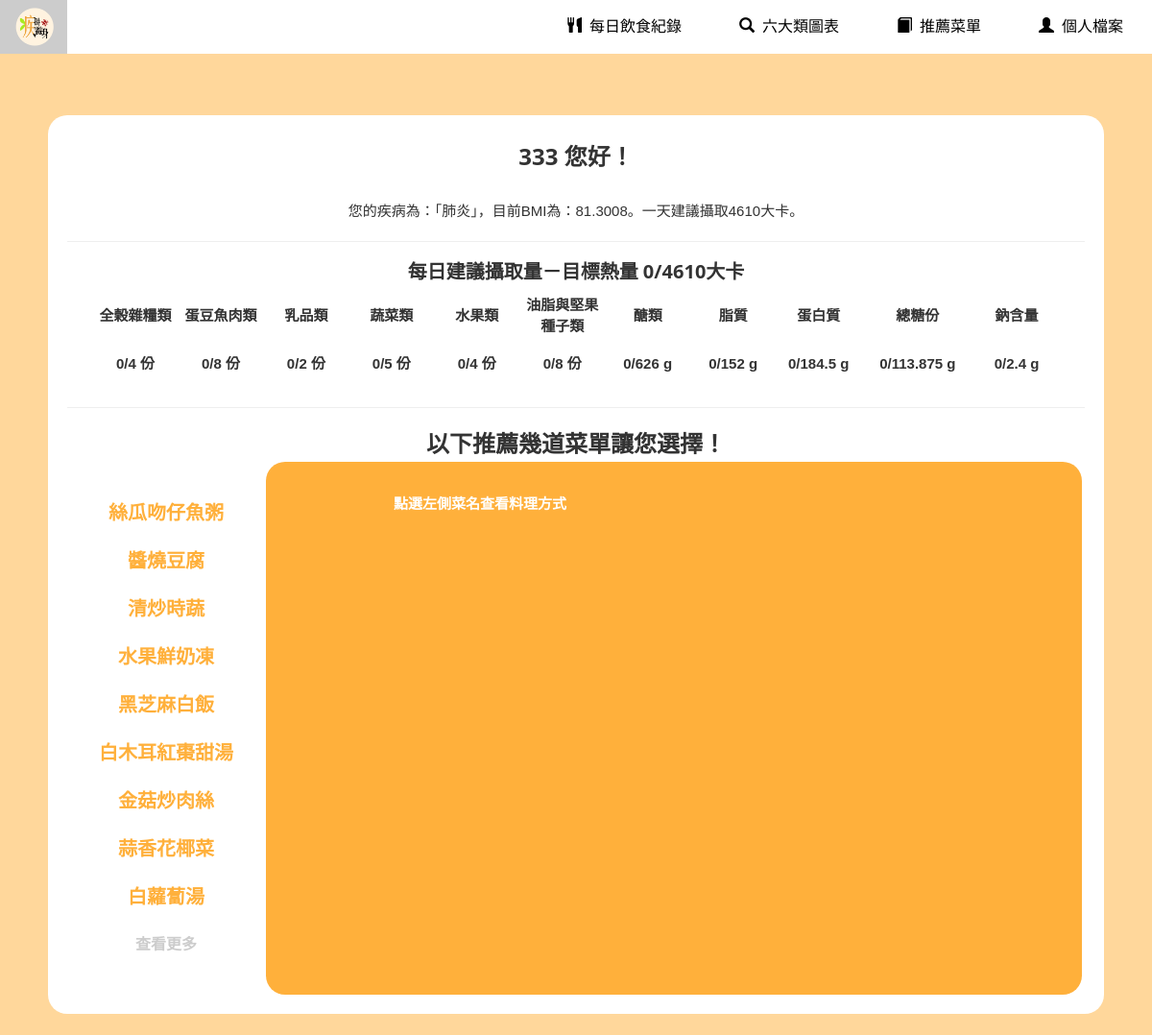
/menu_old.php (signed in), run on an earlier commit of the app's database.
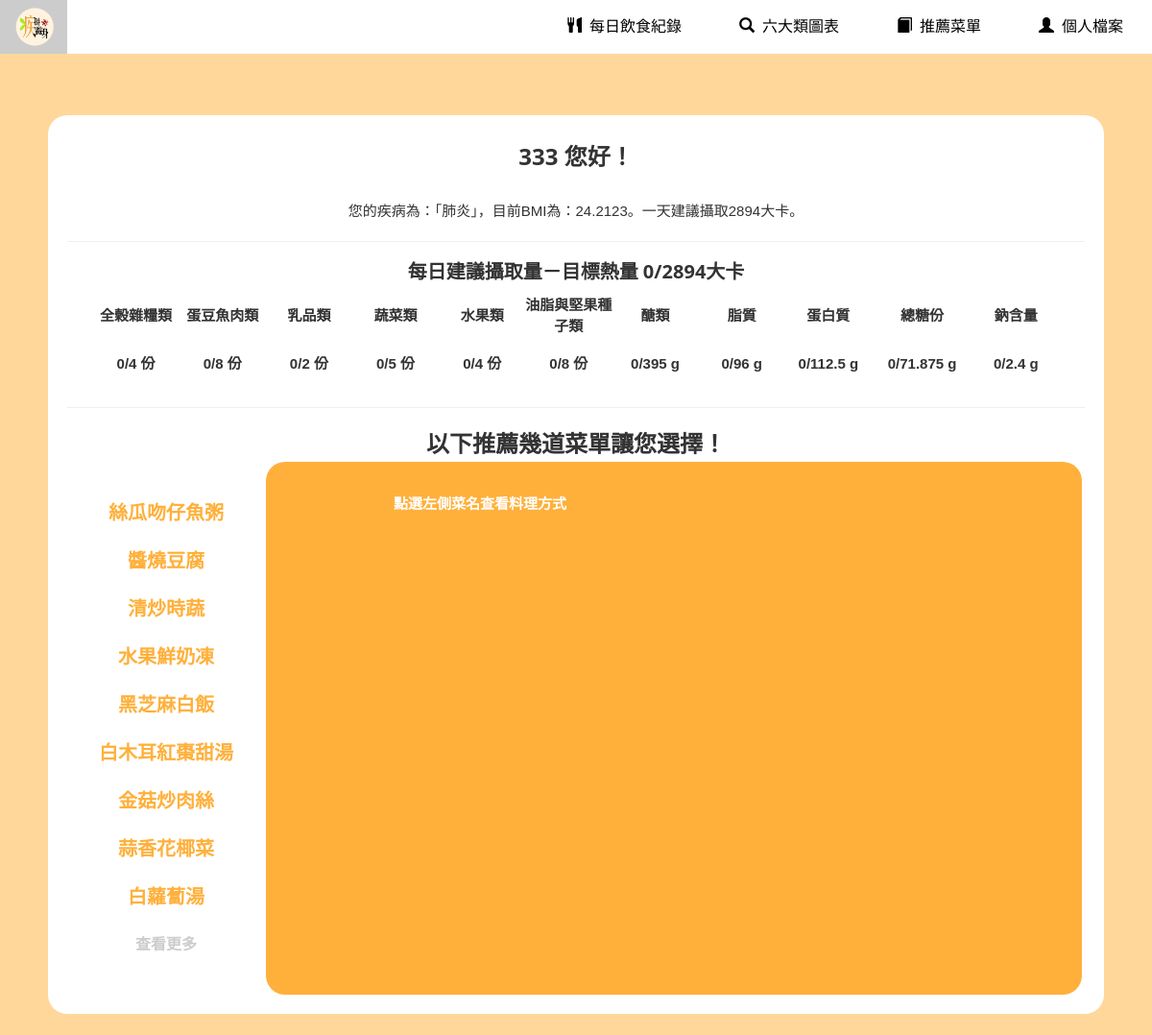
And on a later commit of the database.
### tables this page shows
CREATE TABLE `user` (
  `ID` int(11) NOT NULL,
  `userid` varchar(10) NOT NULL,
  `password` varchar(100) NOT NULL,
  `name` text NOT NULL,
  `gender` varchar(11) NOT NULL,
  `date` date NOT NULL,
  `age` int(11) NOT NULL,
  `height` float NOT NULL,
  `weight` float NOT NULL,
  `BMI` float NOT NULL,
  `sport` text NOT NULL,
  `disease` varchar(10) NOT NULL,
  `disease2` varchar(10) NOT NULL,
  `disease3` varchar(10) NOT NULL,
  `disease4` varchar(10) NOT NULL,
  `disease5` varchar(10) NOT NULL,
  `disease6` varchar(10) NOT NULL,
  `disease7` varchar(10) NOT NULL
);

### menu_decide.php (called while the page is built, shortened)
<?php
    $now_category=array(0,0,0,0,0,0);
    $now_cal=0;
    $now_glyco=0;
	$now_fat=0;
	$now_protein=0;
    $now_suger=0;
    $now_sodium=0;
?>

### menu_old.php (the view, shortened to what this page needs)
<?php
	include("configure.php");
	$link = new PDO('mysql:host=' . $hostname . ';dbname=' . $database . ';charset=utf8', $username, $password);
	if ($_SESSION['userID'] == null) {
		echo "<script>alert('請先登入唷！')</script>";
		echo "<meta http-equiv=REFRESH CONTENT=0;url='user_login.php'>";
	} else {
		$userID=$_SESSION['userID'];
		$query = "SELECT * FROM `user` WHERE `userID`='$userID'";
		$result = $link->query($query);
		foreach ($result as $row) {
			$userID = $row["userid"];
			$Name = $row["name"];
		}
	}
?>
<!DOCTYPE html>
<html>
<head>
<link rel="stylesheet" href="css/bootstrap-3.3.7.css" type="text/css">
<link rel="stylesheet" href="css/w3.css">
<link rel="stylesheet" href="css/mine.css">
<link rel="stylesheet" href="https://cdnjs.cloudflare.com/ajax/libs/font-awesome/4.7.0/css/font-awesome.min.css">
</head>
<body class="bgimg-1">
<?php include("header.php"); ?>
<div class="container1">
<?php
    $query = "SELECT * FROM `user` WHERE `userID`='$userID'";
	$result = $link->query($query);
	foreach ($result as $row) {
        $user_weight = $row["weight"];
		$user_BMI = $row["BMI"];
		$user_disease = $row["disease"];
	}
	function function_category($user_cal){
		if($user_cal<1500){
			$goal_category=array(1.5,3,1.5,3,2,4);
		}
		else if($user_cal<1800){
			$goal_category=array(2.5,4,1.5,3,2,4);
		}
		else if($user_cal<2000){
			$goal_category=array(3,5,1.5,3,2,5);
		}
		else if($user_cal<2200){
			$goal_category=array(3,6,1.5,4,3,6);
		}
		else if($user_cal<2500){
			$goal_category=array(3.5,6,1.5,4,3.5,6);
		}
		else if($user_cal<2700){
			$goal_category=array(4,7,1.5,5,4,7);
		}
		else{
			$goal_category=array(4,8,2,5,4,8);
		}
	}
	function function_goal($user_cal){
		$goal_glyco=($user_cal*0.55)/4;
		$goal_glyco=round($goal_glyco);
		$goal_fat=($user_cal*0.3)/9;
		$goal_fat=round($goal_fat);
		$goal_suger=($user_cal*0.1)/4;
		$goal_sodium=2.4;
	}
	if($user_disease=="肺炎"){
		$goal_protein=$user_weight*1.5;
	}
	$user_goal_cal=$goal_glyco*4+$goal_fat*9+$goal_protein*4;
	include("menu_decide.php");
    echo "<h3><b>".$Name." 您好！</b></h3><br>
	您的疾病為：「";
	echo $user_disease;
	echo "」，目前BMI為：".$user_BMI."。一天建議攝取".$user_goal_cal."大卡。<br>
    <hr><h4><b>每日建議攝取量－目標熱量 $now_cal/".$user_goal_cal."大卡</b></h4>
	<table width='95%'>
	<tr>
	<td><b>全榖雜糧類</b></td>
	<td><b>蛋豆魚肉類</b></td>
	<td><b>乳品類</b></td>
	<td><b>蔬菜類</b></td>
	<td><b>水果類</b></td>
	<td><b>油脂與堅果種子類</b></td>
	<td><b>醣類</b></td>
	<td><b>脂質</b></td>
	<td><b>蛋白質</b></td>
	<td><b>總糖份</b></td>
	<td><b>鈉含量</b></td>
	</tr>
	<tr>
	<td><b>$now_category[0]/$goal_category[0] 份</b></td>
	<td><b>$now_category[1]/$goal_category[1] 份</b></td>
	<td><b>$now_category[2]/$goal_category[2] 份</b></td>
	<td><b>$now_category[3]/$goal_category[3] 份</b></td>
	<td><b>$now_category[4]/$goal_category[4] 份</b></td>
	<td><b>$now_category[5]/$goal_category[5] 份</b></td>
	<td><b>$now_glyco/$goal_glyco g</b></td>
	<td><b>$now_fat/$goal_fat g</b></td>
	<td><b>$now_protein/$goal_protein g</b></td>
	<td><b>$now_suger/$goal_suger g</td><b>
	<td><b>$now_sodium/$goal_sodium g</b></td>
	</tr>
	</table>
	<hr>
	<b><font size='5'>以下推薦幾道菜單讓您選擇！</font></b><br>";
?>
	<div class="box" id="left">
		<table width="200">
			<?PHP
				$link = new PDO('mysql:host=' . $hostname . ';dbname=' . $database . ';charset=utf8', $username, $password);
				$query = "SELECT count(dishID) FROM t_menugetid ";
				$result = $link->query($query);
				$count = $result->fetchColumn();
				if($count==0){
					$query = "SELECT DISTINCT recipe.dishID,dish.dishname,dish.method FROM recipe INNER JOIN dish on recipe.dishID = dish.ID LIMIT 9";
					$result = $link->query($query);
					foreach ($result as $row){
						$dishID = $row['dishID'];
						$dishname = $row['dishname'];
						$method = $row['method'];
						echo '<tr>'.
						'<td class="dish" onClick="showtitle(event);" title="'.nl2br($method).'" id="'.$dishID.'">'.$dishname.'</td></tr>';
					}
				}
			?>
		<tr><td class="check"><a href="menu_button.php">查看更多</a></td></tr>
		</table>
	</div>
	<div class="container2">
		<div class="box" id="right">
			<b>點選左側菜名查看料理方式</b><br><br>
				<div id="getdish">&nbsp;</div>
				<div class="get" id="gettitle">&nbsp;</div>
			</div>
			<div class="box" id="right">
				<div class="get" id="getid"><br></div>
			</div>
		</div>
	</div>
<br>
</body>
</html>

### header.php (shortened to what this page needs)
<!DOCTYPE html>
<html>
<head>
<link rel="stylesheet" href="css/bootstrap-3.3.7.css" type="text/css">
<link rel="stylesheet" href="css/w3.css">
<link rel="stylesheet" href="https://cdnjs.cloudflare.com/ajax/libs/font-awesome/4.7.0/css/font-awesome.min.css">
</head>
<body>
<div class="w3-top">
  <div class="w3-white w3-card" id="myNavbar">
    <div class="w3-button"  style="position:absolute; left:0px;"><a href="index.php" ><img src="image/logo.png" height='40px'/></a></div>
    <div class="w3-right w3-hide-small top">
	<ul class="drop-down-menu">
      <li><a href="daily_diet.php" class="w3-bar-item w3-button"><i class="glyphicon glyphicon-cutlery"></i>每日飲食紀錄</a></li>
      <li><a href="chart.php" class="w3-bar-item w3-button"><i class="glyphicon glyphicon-search"></i>六大類圖表</a></li>
      <li><a href="menu.php" class="w3-bar-item w3-button"><i class="glyphicon glyphicon-book"></i>推薦菜單</a></li>
      <li><a class="w3-bar-item w3-button"><i class="glyphicon glyphicon-user"></i>個人檔案</a>
	  </li>
	</ul>
    </div>
  </div>
</div>
</body>
</html>

### css/w3.css (style rules this page uses)
*,*:before,*:after { box-sizing:inherit }
html { -ms-text-size-adjust:100%;-webkit-text-size-adjust:100% }
body { margin:0 }
a { background-color:transparent }
b,strong { font-weight:bolder }
img { border-style:none }
hr { box-sizing:content-box;height:0;overflow:visible }
html,body { font-family:Verdana,sans-serif;font-size:15px;line-height:1.5 }
html { overflow-x:hidden }
h3 { font-size:24px }
h4 { font-size:20px }
h1,h2,h3,h4,h5,h6 { font-family:"Segoe UI",Arial,sans-serif;font-weight:400;margin:10px 0 }
hr { border:0;border-top:1px solid #eee;margin:20px 0 }
img { vertical-align:middle }
a { color:inherit }
.w3-btn,.w3-button { border:none;display:inline-block;padding:8px 16px;vertical-align:middle;overflow:hidden;text-decoration:none;color:inherit;background-color:inherit;text-align:center;cursor:pointer;white-space:nowrap }
.w3-btn,.w3-button { -webkit-touch-callout:none;-webkit-user-select:none;-khtml-user-select:none;-moz-user-select:none;-ms-user-select:none;user-select:none }
.w3-top,.w3-bottom { position:fixed;width:100%;z-index:1 }
.w3-top { top:0 }
.w3-card,.w3-card-2 { box-shadow:0 2px 5px 0 rgba(0,0,0,0.16),0 2px 10px 0 rgba(0,0,0,0.12) }
.w3-right { float:right!important }
.w3-white,.w3-hover-white:hover { color:#000!important;background-color:#fff!important }

### css/mine.css (style rules this page uses)
body,h1,h2,h3,h4,h5,h6 { font-family: "微軟正黑體", sans-serif }
body, html { height: 100%; line-height: 1.8; text-align: center; font-size:16px; padding-top:40px; }
.bgimg-1 { background-position: center; background-size: cover; background-color: #FFD79B; min-height: 100%; }

### menu_old.php (style rules this page uses)
body { background-color:#FFD79B; padding-top:80px; }
table { height: auto; margin: auto; text-align:center; }
td { width: 50px; height: 50px; border:solid 0px; }
.dish { color: #FFB03B; font-size: 20px; transition: ease-in 0.5s; font-weight:bold; }
.check { color: #CCC; font-size: 16px; transition: ease-in 0.5s; font-weight:bold; }
.box { height: 500px; display: inline-block; color: #FFF; }
#right { background: #FFB03B; }
#getdish { font-size: 36px; height: 150px; font-weight:bold; line-height: 150px; }
#gettitle { font-size: 20px; }
.get { height: 300px; width:400px; overflow: auto; text-align:left; padding:10px; display:inline-block; }
.container1 { width: 1100px; text-align:center; background:#FFF; margin:auto; padding:20px; border-radius:20px; }
.container2 { width: 850px; text-align:center; background:#FFB03B; margin:auto; padding:20px; border-radius:20px; display:inline-block; }
#getid { height:508px; color:#FFF; }

### header.php (style rules this page uses)
.top { font-size:16px; }
ul { margin: 0; padding: 0; list-style: none; }
ul.drop-down-menu { display: inline-block; }
ul.drop-down-menu li { position: relative; white-space: nowrap; }
ul.drop-down-menu > li { float: left; }
ul.drop-down-menu a { background-color: #fff; display: block; padding: 0 30px; text-decoration: none; line-height: 56px; }

What changed in the data, as far as the page shows it:
changed user "肺炎": BMI "81.3008" → "24.2123"; weight "4610" → "2894"; weight "626" → "395"; weight "152" → "96"; weight "184.5" → "112.5"; weight "113.875" → "71.875"
